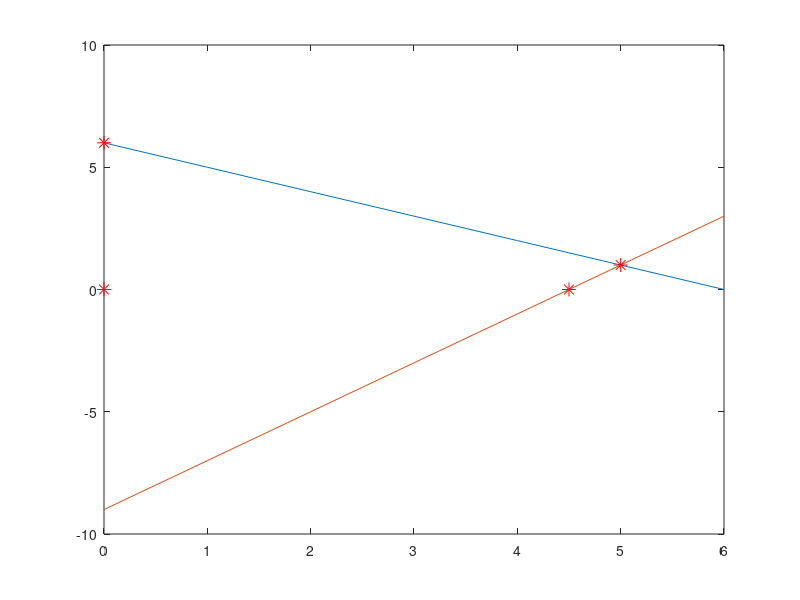

Write MATLAB code to recreate this figure.
%% Min z = 3x1 - 5x2 where s.t. are x1 + x2 <= 6 2x1 - x2 <= 9 x1, x2 >= 0
clc ;
clear;

%% Phase 1, input parameter
% Min Z = C x 
C = [3 -5];
Z = @(x1, x2)3*x1 - 5*x2;

% St Ax <= b
A = [1 1;
    2 -1];
b = [6; 9];

% Defining st's as functions as well 
C1 = @(x1, x2) x1 + x2 - 6;
C2 = @(x1, x2) 2*x1 - x2 - 9;

% finding number of constraints 
[m, n] = size(A);
% size(A, 1) -> number of rows => number of constraints => m
% size(A, 2) -> number of columns => number of variables => n


%% Phase 2 Plotting
x1 = 0:max(b./A(:, 1)); % for x axis so that we dont have to plot a huge graph, only what is required
% Known as feasable region
for i = 1:m
    x2 = (b(i) - A(i, 1) * x1) / A(i, 2);

    plot(x1, x2)
    hold on
end 

%% Phase 3 Find intersection & corner points
% adding st's for x1 and x2 to be positive 
A = [A; eye(2)];
b = [b; zeros(2, 1)];

m = size(A, 1); % updating
pt = [];
for i = 1:m
    for j = i + 1: m 
        aa = [A(i, :); A(j, :)];
        bb = [b(i); b(j)];
        if (det(aa))
            X = aa \ bb;
            pt = [pt X];
        end
    end
end

disp(pt)


%% Phase 4 Find Feasable points 
FP = [];
z = [];
for i = 1:size(pt, 2) % 2 gives columns
    pt1 = abs(pt(1, i)); 
    pt2 = abs(pt(2, i));
    if(C1(pt1, pt2) <= 0 && C2(pt1, pt2) <= 0) % checking the feasability
        FP = [FP pt(:, i)]; % Store feasible points
        plot(pt1, pt2, '*r', 'MarkerSize', 10);
        cost = Z(pt1, pt2);
        z = [z cost];
    end
end

disp(FP)
disp(z)

%% Phase 5 finding optimal solution and value
[optimal_val index] = min(z)
optimal_sol = FP(:, index)
% Display the optimal solution and its corresponding value
fprintf('Optimal Solution: x1 = %.2f, x2 = %.2f\n', optimal_sol(1), optimal_sol(2));
fprintf('Optimal Value: Z = %.2f\n', optimal_val);
